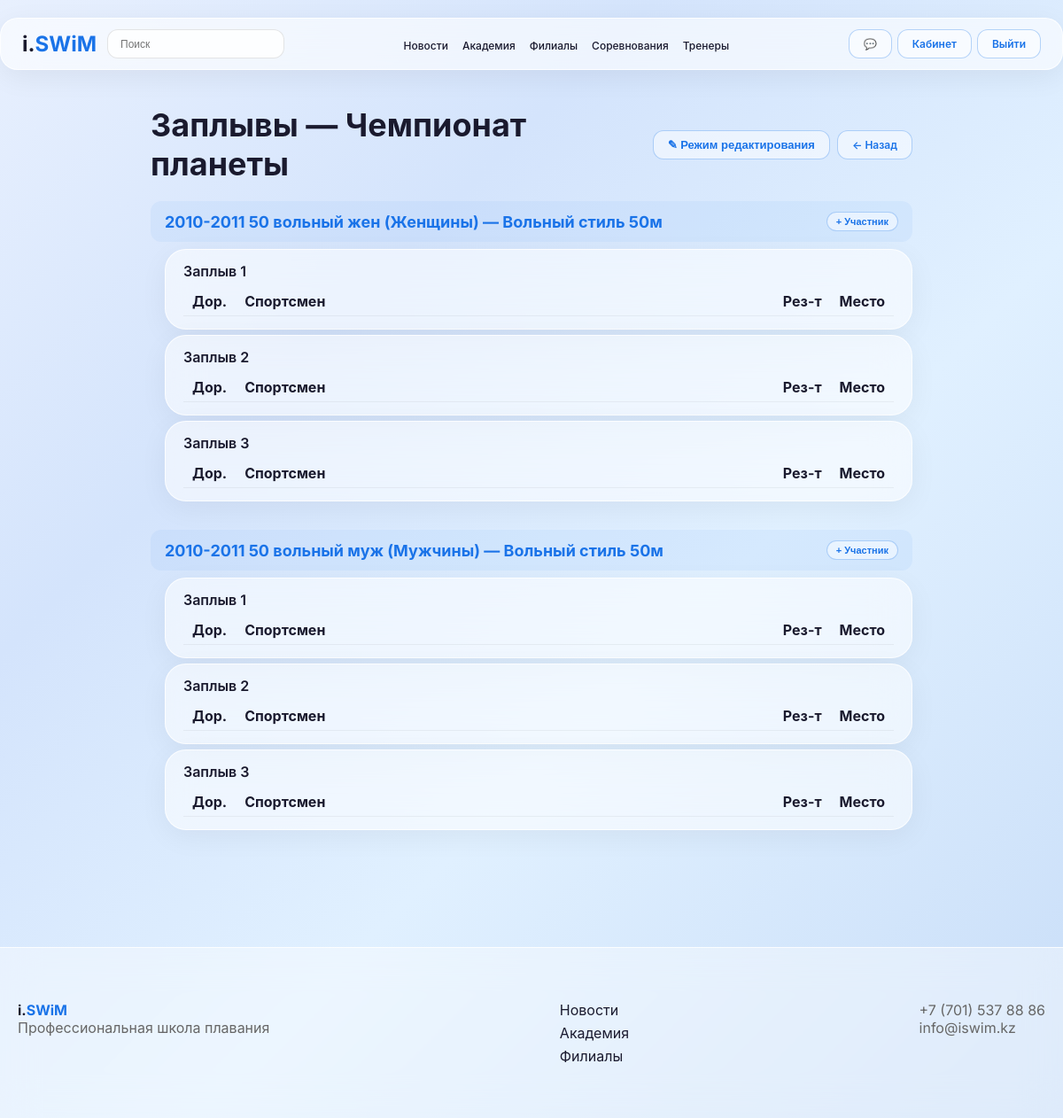
The app's page /competitions/4/heats/ (signed in) with its own data.
### competitions/models.py (models this page shows, shortened)
class Competition(models.Model):
    STATUS_CHOICES = [
        ('upcoming', 'Предстоящее'),
        ('registration', 'Регистрация открыта'),
        ('closed', 'Регистрация закрыта'),
        ('ongoing', 'Идёт сейчас'),
        ('finished', 'Завершено'),
        ('cancelled', 'Отменено'),
    ]
    title = models.CharField(max_length=200, verbose_name='Название')
    description = models.TextField(blank=True, verbose_name='Описание')
    location = models.CharField(max_length=300, verbose_name='Место проведения')
    branch = models.ForeignKey(Branch, on_delete=models.SET_NULL, null=True, blank=True, verbose_name='Филиал')
    start_date = models.DateField(verbose_name='Дата начала')
    end_date = models.DateField(blank=True, null=True, verbose_name='Дата окончания')
    registration_deadline = models.DateField(blank=True, null=True, verbose_name='Дедлайн заявок')
    registration_deadline_time = models.CharField(max_length=5, default="23:59", verbose_name="Время закрытия заявок")
    status = models.CharField(max_length=15, choices=STATUS_CHOICES, default='upcoming', verbose_name='Статус')
    lanes = models.PositiveIntegerField(default=6, verbose_name='Количество дорожек')
    regulation = models.FileField(upload_to='regulations/', blank=True, verbose_name='Положение (PDF)')
    created_by = models.ForeignKey(User, on_delete=models.SET_NULL, null=True, verbose_name='Создал')
    created_at = models.DateTimeField(auto_now_add=True, verbose_name='Создано')
    image = models.ImageField(upload_to='competitions/', blank=True, verbose_name='Баннер')
    class Meta:
        verbose_name = 'Соревнование'
        verbose_name_plural = 'Соревнования'
        ordering = ['start_date']

class AgeCategory(models.Model):
    competition = models.ForeignKey(Competition, on_delete=models.CASCADE, related_name='age_categories', verbose_name='Соревнование')
    name = models.CharField(max_length=100, verbose_name='Название')
    birth_year_from = models.PositiveIntegerField(verbose_name='Год рождения от')
    birth_year_to = models.PositiveIntegerField(verbose_name='Год рождения до')
    gender = models.CharField(max_length=1, choices=[('M', 'Мужчины'), ('F', 'Женщины')], verbose_name='Пол')
    class Meta:
        verbose_name = 'Возрастная категория'
        verbose_name_plural = 'Возрастные категории'

class Discipline(models.Model):
    STYLE_CHOICES = [
        ('free', 'Вольный стиль'),
        ('back', 'На спине'),
        ('breast', 'Брасс'),
        ('fly', 'Баттерфляй'),
        ('medley', 'Комплекс'),
    ]
    competition = models.ForeignKey(Competition, on_delete=models.CASCADE, related_name='disciplines', verbose_name='Соревнование')
    style = models.CharField(max_length=10, choices=STYLE_CHOICES, verbose_name='Стиль')
    distance = models.PositiveIntegerField(verbose_name='Дистанция (м)')
    class Meta:
        verbose_name = 'Дисциплина'
        verbose_name_plural = 'Дисциплины'
        unique_together = ['competition', 'style', 'distance']

class Heat(models.Model):
    competition = models.ForeignKey(Competition, on_delete=models.CASCADE, related_name='heats', verbose_name='Соревнование')
    discipline = models.ForeignKey(Discipline, on_delete=models.CASCADE, related_name='heats', verbose_name='Дисциплина')
    age_category = models.ForeignKey(AgeCategory, on_delete=models.CASCADE, verbose_name='Возрастная категория')
    number = models.PositiveIntegerField(verbose_name='Номер заплыва')
    created_at = models.DateTimeField(auto_now_add=True, verbose_name='Создан')
    class Meta:
        verbose_name = 'Заплыв'
        verbose_name_plural = 'Заплывы'
        ordering = ['number']

### competitions/views.py (the view)
# urls.py: path('competitions/<int:pk>/heats/', manage_heats, name='manage_heats'),
@user_passes_test(is_secretary)
def manage_heats(request, pk):
    comp = get_object_or_404(Competition, pk=pk)
    groups = get_grouped_heats(comp)
    return render(request, 'competitions/manage_heats.html', {'comp': comp, 'groups': groups})

### competitions/views.py (called while the page is built)
def is_secretary(user):
    return user.is_authenticated and (user.is_staff or hasattr(user, 'secretary_profile'))

### competitions/templates/competitions/manage_heats.html (shortened to what this page needs)
{% extends 'core/base.html' %}
{% block content %}
<div class="container" style="max-width:900px;">
    <div style="display:flex;justify-content:space-between;align-items:center;margin-bottom:20px;">
        <h1 class="page-title" style="margin:0;">Заплывы — {{ comp.title }}</h1>
        <div style="display:flex;gap:8px;align-items:center;">
            <button id="edit-mode-btn" onclick="toggleEditMode()" class="btn-glass-outline" style="font-size:13px;">✎ Режим редактирования</button>
            <a href="{% url 'competition_detail' comp.pk %}" class="btn-glass-outline">← Назад</a>
        </div>
    </div>
    {% if groups %}
    <div id="all-groups">
    {% for group in groups %}
        <div class="group-block" style="margin-bottom:32px;">
            <div style="padding:12px 16px;background:rgba(26,115,232,0.05);border-radius:12px;margin-bottom:8px;display:flex;align-items:center;gap:8px;">
                <h2 style="font-weight:700;color:#1a73e8;margin:0;font-size:18px;flex:1;">
                    {{ group.category.name }} ({{ group.category.get_gender_display }}) — {{ group.discipline.get_style_display }} {{ group.discipline.distance }}м
                </h2>
                <button onclick="openAddModal({{ comp.pk }}, {{ group.category.id }}, {{ group.discipline.id }})" class="btn-glass-outline" style="font-size:11px;padding:4px 10px;">+ Участник</button>
            </div>
            <div class="heats-container" style="padding-left:16px;">
            {% for heat in group.heats %}
                <div class="glass-card heat-card" data-heat-id="{{ heat.id }}" style="margin-bottom:6px;padding:14px 20px;">
                    <div style="display:flex;align-items:center;gap:12px;margin-bottom:8px;">
                        <span style="font-weight:600;">Заплыв <span class="heat-number">{{ heat.number }}</span></span>
                    </div>
                    <table style="width:100%;border-collapse:collapse;">
                        <thead>
                            <tr style="border-bottom:1px solid rgba(0,0,0,0.05);">
                                <th style="padding:6px 10px;text-align:left;width:40px;">Дор.</th>
                                <th style="padding:6px 10px;text-align:left;">Спортсмен</th>
                                <th style="padding:6px 10px;text-align:right;width:90px;">Рез-т</th>
                                <th style="padding:6px 10px;text-align:center;width:50px;">Место</th>
                            </tr>
                        </thead>
                    </table>
                </div>
            {% endfor %}
            </div>
        </div>
    {% endfor %}
    </div>
    {% else %}
        <p style="color:#999;">Заплывы не сформированы</p>
        <a href="{% url 'generate_heats' comp.pk %}" class="btn-glass" style="margin-top:12px;display:inline-block;">Сформировать заплывы</a>
    {% endif %}
</div>
{% endblock %}

### core/templates/core/base.html (style rules this page uses)
* { margin: 0; padding: 0; box-sizing: border-box; }
body { font-family: 'Inter', -apple-system, BlinkMacSystemFont, sans-serif; background: linear-gradient(135deg, #e8f0fe 0%, #d4e4fc 30%, #e0f0ff 60%, #c8ddf8 100%); background-attachment: fixed; min-height: 100vh; color: #1a1a2e; }
.btn-glass, .btn-glass-outline { padding: 8px 16px; border-radius: 12px; font-weight: 600; font-size: 12px; cursor: pointer; text-decoration: none; display: inline-block; white-space: nowrap; }
.btn-glass-outline { background: rgba(255,255,255,0.5); border: 1px solid rgba(26,115,232,0.3); color: #1a73e8; }
.container { max-width: 1200px; margin: 0 auto; padding: 20px; }
.glass-card { background: rgba(255,255,255,0.55); backdrop-filter: blur(20px); border: 1px solid rgba(255,255,255,0.8); border-radius: 24px; padding: 32px; box-shadow: 0 8px 32px rgba(0,0,0,0.05); }
.page-title { font-size: 36px; font-weight: 700; margin-bottom: 24px; }

### records on screen
Competition: title "Чемпионат планеты"
AgeCategory: category.name "2010-2011 50 вольный жен", category.gender "Женщины", discipline.style "Вольный стиль", discipline.distance "50"
Heat: number "1"
Heat: number "2"
Heat: number "3"
AgeCategory: category.name "2010-2011 50 вольный муж", category.gender "Мужчины", discipline.style "Вольный стиль", discipline.distance "50"
Heat: number "1"
Heat: number "2"
Heat: number "3"
